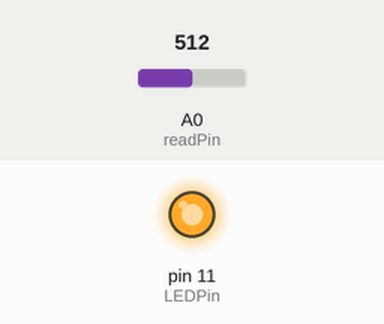
This sketch was run on a simulated Arduino Uno, built with avr-gcc and run on an emulated ATmega328P. Shown: output pins drawn as LEDs (lit = HIGH). The inputs (shaded band) are chosen by the test bench; at power-on: A0 (readPin) = 512.

Above: at 1.2 s.
1.3 s: A0 (readPin) set to 492
At 2.0 s:
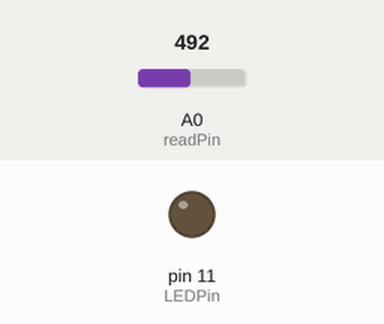
2.8 s: A0 (readPin) set to 510
At 3.2 s:
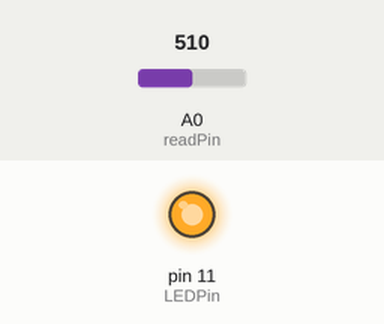
4.3 s: A0 (readPin) set to 490
At 5.5 s:
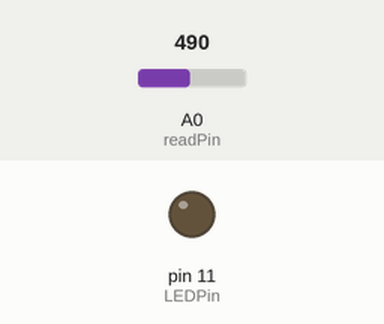
Timing chart, 0 to 7.3 s (numbered marks = the images above; inputs shaded):
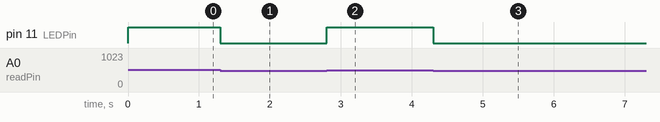

Measured:
- the behaviour switches between 501 and 500 on A0 (readPin) (found by bisection; images 0 and 1)
- after the input at 1.3 s, pin 11 (LEDPin): HIGH → LOW at once
- after the input at 2.8 s, pin 11 (LEDPin): LOW → HIGH at once
- after the input at 4.3 s, pin 11 (LEDPin): HIGH → LOW at once

The sketch:

5_bucle_while.ino
```cpp
// Encendido de un LED usando un potenciometro y un bucle while
int readPin = A0;
int LEDPin = 11;
int readVoltage;

void setup() {
  pinMode(A0, INPUT);
  pinMode(LEDPin, OUTPUT);
}

void loop() {
  readVoltage = analogRead(readPin); // 0 - 1023

  while(readVoltage > 500) {
    digitalWrite(LEDPin, HIGH);
    readVoltage = analogRead(readPin);
  }

  digitalWrite(LEDPin, LOW);
}
```
